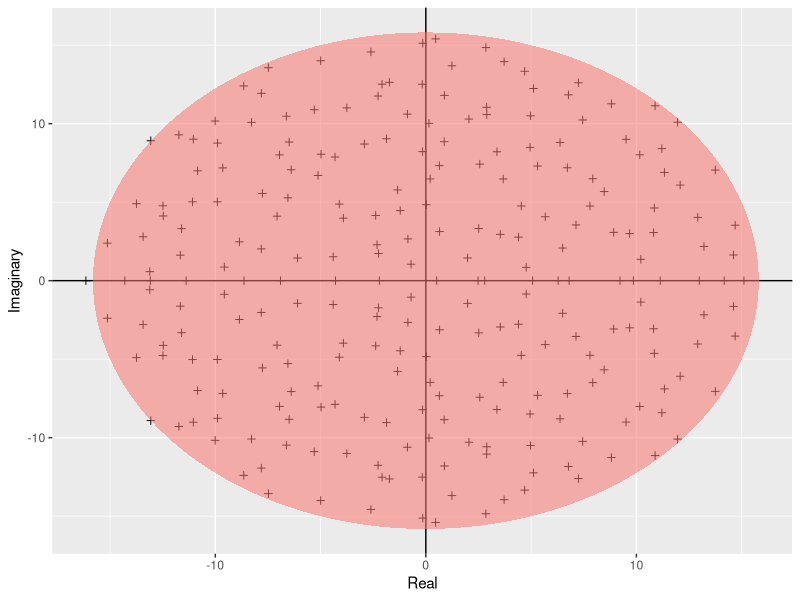

Source code (R):
# draw the results of a simulation displaying Girko's circular law
install.packages("ggplot2")
library(ggplot2)

# firstly, build a function calculating the ellipse
build_ellipse <- function(hradius, vradius){ # function that returns an ellipse
  npoints = 250
  a <- seq(0, 2 * pi, length = npoints + 1)
  x <- hradius * cos(a)
  y <- vradius * sin(a)  
  return(data.frame(x = x, y = y))
}

N <- 250 # Assign size of the matrix

M <- matrix(rnorm(N * N), N, N) # Build the matrix

eigvals <- eigen(M)$values # Find the eigenvalues

eigDF <- data.frame("Real" = Re(eigvals), "Imaginary" = Im(eigvals)) # Build a dataframe

my_radius <- sqrt(N) # The radius of the circle is sqrt(N)

ellDF <- build_ellipse(my_radius, my_radius) # Dataframe to plot the ellipse

names(ellDF) <- c("Real", "Imaginary") # rename the columns


# plot the eigenvalues
p <- ggplot(eigDF, aes(x = Real, y = Imaginary))
p <- p +
  geom_point(shape = I(3)) +
  theme(legend.position = "none")

# now add the vertical and horizontal line
p <- p + geom_hline(aes(yintercept = 0))
p <- p + geom_vline(aes(xintercept = 0))

# finally, add the ellipse
p <- p + geom_polygon(data = ellDF, aes(x = Real, y = Imaginary, alpha = 1/20, fill = "red"))

# save the result figure as a file called Girko.pdf
pdf("../result/Girko.pdf")
p
graphics.off()

